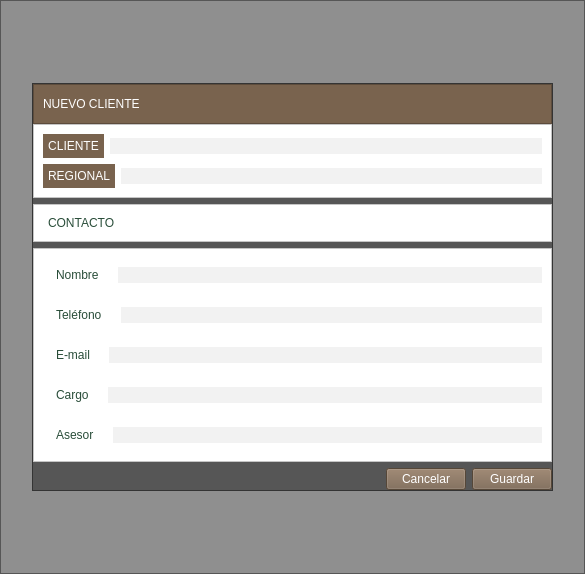
<?xml version="1.0" encoding="UTF-8"?>
<ui version="4.0">
 <class>New</class>
 <widget class="QWidget" name="New">
  <property name="geometry">
   <rect>
    <x>0</x>
    <y>0</y>
    <width>585</width>
    <height>574</height>
   </rect>
  </property>
  <property name="windowTitle">
   <string>Form</string>
  </property>
  <layout class="QVBoxLayout" name="verticalLayout_7">
   <property name="leftMargin">
    <number>0</number>
   </property>
   <property name="topMargin">
    <number>0</number>
   </property>
   <property name="rightMargin">
    <number>0</number>
   </property>
   <property name="bottomMargin">
    <number>0</number>
   </property>
   <item>
    <widget class="QFrame" name="frame_5">
     <property name="styleSheet">
      <string notr="true">background-color:rgba(0,0,0,40%);</string>
     </property>
     <property name="frameShape">
      <enum>QFrame::StyledPanel</enum>
     </property>
     <property name="frameShadow">
      <enum>QFrame::Raised</enum>
     </property>
     <layout class="QVBoxLayout" name="verticalLayout_5">
      <item>
       <spacer name="verticalSpacer">
        <property name="orientation">
         <enum>Qt::Vertical</enum>
        </property>
        <property name="sizeHint" stdset="0">
         <size>
          <width>478</width>
          <height>37</height>
         </size>
        </property>
       </spacer>
      </item>
      <item>
       <layout class="QHBoxLayout" name="horizontalLayout_13">
        <item>
         <spacer name="horizontalSpacer_7">
          <property name="orientation">
           <enum>Qt::Horizontal</enum>
          </property>
          <property name="sizeHint" stdset="0">
           <size>
            <width>40</width>
            <height>20</height>
           </size>
          </property>
         </spacer>
        </item>
        <item>
         <widget class="QFrame" name="frame_4">
          <property name="frameShape">
           <enum>QFrame::StyledPanel</enum>
          </property>
          <property name="frameShadow">
           <enum>QFrame::Raised</enum>
          </property>
          <layout class="QVBoxLayout" name="verticalLayout_4">
           <property name="leftMargin">
            <number>0</number>
           </property>
           <property name="topMargin">
            <number>0</number>
           </property>
           <property name="rightMargin">
            <number>0</number>
           </property>
           <property name="bottomMargin">
            <number>0</number>
           </property>
           <item>
            <layout class="QVBoxLayout" name="verticalLayout_3">
             <property name="spacing">
              <number>0</number>
             </property>
             <item>
              <widget class="QFrame" name="frame_2">
               <property name="styleSheet">
                <string notr="true">background-color:#79634E;</string>
               </property>
               <property name="frameShape">
                <enum>QFrame::StyledPanel</enum>
               </property>
               <property name="frameShadow">
                <enum>QFrame::Raised</enum>
               </property>
               <layout class="QHBoxLayout" name="horizontalLayout">
                <item>
                 <widget class="QLabel" name="label_9">
                  <property name="styleSheet">
                   <string notr="true">font: 12pt &quot;MS Shell Dlg 2&quot;;
color: white;</string>
                  </property>
                  <property name="text">
                   <string>NUEVO CLIENTE</string>
                  </property>
                 </widget>
                </item>
                <item>
                 <spacer name="horizontalSpacer">
                  <property name="orientation">
                   <enum>Qt::Horizontal</enum>
                  </property>
                  <property name="sizeHint" stdset="0">
                   <size>
                    <width>421</width>
                    <height>20</height>
                   </size>
                  </property>
                 </spacer>
                </item>
               </layout>
              </widget>
             </item>
             <item>
              <widget class="QFrame" name="frame">
               <property name="styleSheet">
                <string notr="true">background-color:white;</string>
               </property>
               <property name="frameShape">
                <enum>QFrame::StyledPanel</enum>
               </property>
               <property name="frameShadow">
                <enum>QFrame::Raised</enum>
               </property>
               <layout class="QVBoxLayout" name="verticalLayout">
                <item>
                 <layout class="QHBoxLayout" name="horizontalLayout_2">
                  <item>
                   <widget class="QLabel" name="label_2">
                    <property name="styleSheet">
                     <string notr="true">background-color:#79634E;
min-width:6em;
max-width:6em;
min-height:2em;
max-height:2em;
padding:5px;
color:white;
font: 12pt &quot;MS Shell Dlg 2&quot;;
</string>
                    </property>
                    <property name="text">
                     <string>CLIENTE</string>
                    </property>
                    <property name="alignment">
                     <set>Qt::AlignCenter</set>
                    </property>
                   </widget>
                  </item>
                  <item>
                   <widget class="QLineEdit" name="cliente">
                    <property name="styleSheet">
                     <string notr="true">background-color:#F2F2F2;
font: 16pt &quot;MS Shell Dlg 2&quot;;
border:0px solid;
min-height:1.5em;
max-height:1.5em;
color: #294D39;
</string>
                    </property>
                   </widget>
                  </item>
                 </layout>
                </item>
                <item>
                 <layout class="QHBoxLayout" name="horizontalLayout_3">
                  <item>
                   <widget class="QLabel" name="label_3">
                    <property name="styleSheet">
                     <string notr="true">background-color:#79634E;
min-width:6em;
max-width:6em;
min-height:2em;
max-height:2em;
padding:5px;
color:white;
font: 12pt &quot;MS Shell Dlg 2&quot;;
</string>
                    </property>
                    <property name="text">
                     <string>REGIONAL</string>
                    </property>
                    <property name="alignment">
                     <set>Qt::AlignCenter</set>
                    </property>
                   </widget>
                  </item>
                  <item>
                   <widget class="QLineEdit" name="sucursal">
                    <property name="styleSheet">
                     <string notr="true">background-color:#F2F2F2;
font: 16pt &quot;MS Shell Dlg 2&quot;;
border:0px solid;
min-height:1.5em;
max-height:1.5em;
color: #294D39;
</string>
                    </property>
                   </widget>
                  </item>
                 </layout>
                </item>
               </layout>
              </widget>
             </item>
            </layout>
           </item>
           <item>
            <widget class="QFrame" name="frame_6">
             <property name="styleSheet">
              <string notr="true">background-color:white;</string>
             </property>
             <property name="frameShape">
              <enum>QFrame::StyledPanel</enum>
             </property>
             <property name="frameShadow">
              <enum>QFrame::Raised</enum>
             </property>
             <layout class="QVBoxLayout" name="verticalLayout_6">
              <property name="leftMargin">
               <number>1</number>
              </property>
              <property name="topMargin">
               <number>1</number>
              </property>
              <property name="rightMargin">
               <number>1</number>
              </property>
              <property name="bottomMargin">
               <number>1</number>
              </property>
              <item>
               <layout class="QHBoxLayout" name="horizontalLayout_12">
                <item>
                 <widget class="QLabel" name="label_14">
                  <property name="styleSheet">
                   <string notr="true">font: 16pt &quot;MS Shell Dlg 2&quot;;
color: #294D39;
padding:10px;
min-width:5em;</string>
                  </property>
                  <property name="text">
                   <string>CONTACTO</string>
                  </property>
                 </widget>
                </item>
                <item>
                 <spacer name="horizontalSpacer_4">
                  <property name="orientation">
                   <enum>Qt::Horizontal</enum>
                  </property>
                  <property name="sizeHint" stdset="0">
                   <size>
                    <width>40</width>
                    <height>20</height>
                   </size>
                  </property>
                 </spacer>
                </item>
               </layout>
              </item>
             </layout>
            </widget>
           </item>
           <item>
            <widget class="QFrame" name="frame_3">
             <property name="styleSheet">
              <string notr="true">background-color:white;</string>
             </property>
             <property name="frameShape">
              <enum>QFrame::StyledPanel</enum>
             </property>
             <property name="frameShadow">
              <enum>QFrame::Raised</enum>
             </property>
             <layout class="QVBoxLayout" name="verticalLayout_2">
              <item>
               <layout class="QHBoxLayout" name="horizontalLayout_6">
                <item>
                 <widget class="QLabel" name="label_19">
                  <property name="styleSheet">
                   <string notr="true">font: 12pt &quot;MS Shell Dlg 2&quot;;
color: #294D39;
padding:10px;
min-width:5em;</string>
                  </property>
                  <property name="text">
                   <string>Nombre</string>
                  </property>
                 </widget>
                </item>
                <item>
                 <widget class="QLineEdit" name="nombre">
                  <property name="styleSheet">
                   <string notr="true">background-color:#F2F2F2;
font: 12pt &quot;MS Shell Dlg 2&quot;;
border:0px solid;
min-height:1.5em;
max-height:1.5em;
color: #294D39;
</string>
                  </property>
                 </widget>
                </item>
               </layout>
              </item>
              <item>
               <layout class="QHBoxLayout" name="horizontalLayout_7">
                <item>
                 <widget class="QLabel" name="label_15">
                  <property name="styleSheet">
                   <string notr="true">font: 12pt &quot;MS Shell Dlg 2&quot;;
color: #294D39;
padding:10px;
min-width:5em;</string>
                  </property>
                  <property name="text">
                   <string>Teléfono</string>
                  </property>
                 </widget>
                </item>
                <item>
                 <widget class="QLineEdit" name="telefono">
                  <property name="styleSheet">
                   <string notr="true">background-color:#F2F2F2;
font: 12pt &quot;MS Shell Dlg 2&quot;;
border:0px solid;
min-height:1.5em;
max-height:1.5em;
color: #294D39;
</string>
                  </property>
                 </widget>
                </item>
               </layout>
              </item>
              <item>
               <layout class="QHBoxLayout" name="horizontalLayout_8">
                <item>
                 <widget class="QLabel" name="label_16">
                  <property name="styleSheet">
                   <string notr="true">font: 12pt &quot;MS Shell Dlg 2&quot;;
color: #294D39;
padding:10px;
min-width:5em;</string>
                  </property>
                  <property name="text">
                   <string>E-mail</string>
                  </property>
                 </widget>
                </item>
                <item>
                 <widget class="QLineEdit" name="mail">
                  <property name="styleSheet">
                   <string notr="true">background-color:#F2F2F2;
font: 12pt &quot;MS Shell Dlg 2&quot;;
border:0px solid;
min-height:1.5em;
max-height:1.5em;
color: #294D39;
</string>
                  </property>
                 </widget>
                </item>
               </layout>
              </item>
              <item>
               <layout class="QHBoxLayout" name="horizontalLayout_9">
                <item>
                 <widget class="QLabel" name="label_17">
                  <property name="styleSheet">
                   <string notr="true">font: 12pt &quot;MS Shell Dlg 2&quot;;
color: #294D39;
padding:10px;
min-width:5em;</string>
                  </property>
                  <property name="text">
                   <string>Cargo</string>
                  </property>
                 </widget>
                </item>
                <item>
                 <widget class="QLineEdit" name="cargo">
                  <property name="styleSheet">
                   <string notr="true">background-color:#F2F2F2;
font: 12pt &quot;MS Shell Dlg 2&quot;;
border:0px solid;
min-height:1.5em;
max-height:1.5em;
color: #294D39;
</string>
                  </property>
                 </widget>
                </item>
               </layout>
              </item>
              <item>
               <layout class="QHBoxLayout" name="horizontalLayout_10">
                <item>
                 <widget class="QLabel" name="label_18">
                  <property name="styleSheet">
                   <string notr="true">font: 12pt &quot;MS Shell Dlg 2&quot;;
color: #294D39;
padding:10px;
min-width:5em;</string>
                  </property>
                  <property name="text">
                   <string>Asesor</string>
                  </property>
                 </widget>
                </item>
                <item>
                 <widget class="QLineEdit" name="asesor">
                  <property name="styleSheet">
                   <string notr="true">background-color:#F2F2F2;
font: 12pt &quot;MS Shell Dlg 2&quot;;
border:0px solid;
min-height:1.5em;
max-height:1.5em;
color: #294D39;
</string>
                  </property>
                 </widget>
                </item>
               </layout>
              </item>
             </layout>
            </widget>
           </item>
           <item>
            <layout class="QHBoxLayout" name="horizontalLayout_11">
             <item>
              <spacer name="horizontalSpacer_6">
               <property name="orientation">
                <enum>Qt::Horizontal</enum>
               </property>
               <property name="sizeHint" stdset="0">
                <size>
                 <width>40</width>
                 <height>20</height>
                </size>
               </property>
              </spacer>
             </item>
             <item>
              <widget class="QPushButton" name="pushButton">
               <property name="styleSheet">
                <string notr="true">font: 12pt &quot;MS Shell Dlg 2&quot;;
color:white;
background-color:rgba(121,99,78,100%);;
min-width:8.5em;
max-width:8.5em;
min-height:2.5em;
max-height:2.5em;</string>
               </property>
               <property name="text">
                <string>Cancelar</string>
               </property>
              </widget>
             </item>
             <item>
              <widget class="QPushButton" name="tarifario_butt">
               <property name="styleSheet">
                <string notr="true">font: 12pt &quot;MS Shell Dlg 2&quot;;
color:white;
background-color:rgba(121,99,78,100%);;
min-width:8.5em;
max-width:8.5em;
min-height:2.5em;
max-height:2.5em;</string>
               </property>
               <property name="text">
                <string>Guardar</string>
               </property>
              </widget>
             </item>
            </layout>
           </item>
          </layout>
         </widget>
        </item>
        <item>
         <spacer name="horizontalSpacer_8">
          <property name="orientation">
           <enum>Qt::Horizontal</enum>
          </property>
          <property name="sizeHint" stdset="0">
           <size>
            <width>40</width>
            <height>20</height>
           </size>
          </property>
         </spacer>
        </item>
       </layout>
      </item>
      <item>
       <spacer name="verticalSpacer_2">
        <property name="orientation">
         <enum>Qt::Vertical</enum>
        </property>
        <property name="sizeHint" stdset="0">
         <size>
          <width>20</width>
          <height>22</height>
         </size>
        </property>
       </spacer>
      </item>
     </layout>
    </widget>
   </item>
  </layout>
 </widget>
 <resources/>
 <connections/>
</ui>
